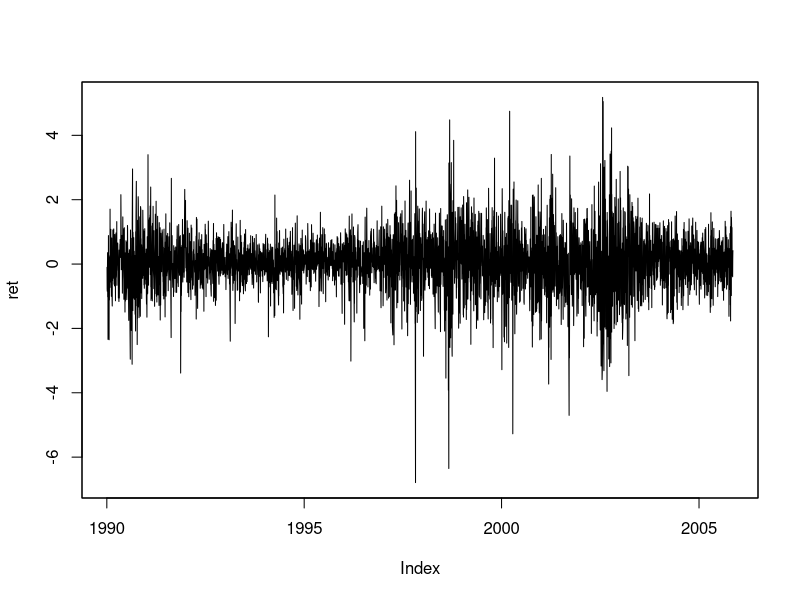

The R source for this figure:
library(AER)


### Name: NYSESW
### Title: Daily NYSE Composite Index
### Aliases: NYSESW
### Keywords: datasets

### ** Examples

## returns
data("NYSESW")
ret <- 100 * diff(log(NYSESW))
plot(ret)

## Stock and Watson (2007), p. 667, GARCH(1,1) model
library("tseries")
fm <- garch(coredata(ret))
summary(fm)
